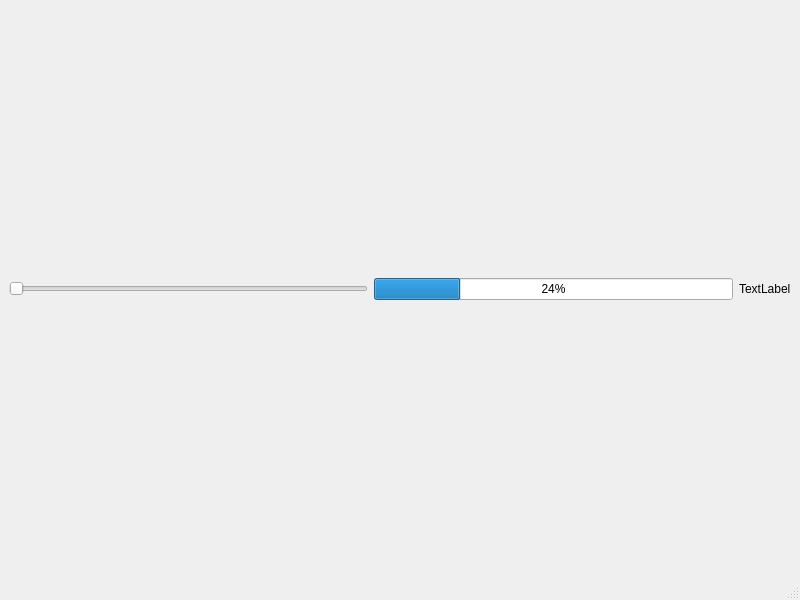
<?xml version="1.0" encoding="UTF-8"?>
<ui version="4.0">
 <class>MainWindow</class>
 <widget class="QMainWindow" name="MainWindow">
  <property name="geometry">
   <rect>
    <x>0</x>
    <y>0</y>
    <width>800</width>
    <height>600</height>
   </rect>
  </property>
  <property name="windowTitle">
   <string>MainWindow</string>
  </property>
  <widget class="QWidget" name="centralwidget">
   <layout class="QHBoxLayout" name="horizontalLayout">
    <item>
     <widget class="QSlider" name="horizontalSlider">
      <property name="orientation">
       <enum>Qt::Horizontal</enum>
      </property>
     </widget>
    </item>
    <item>
     <widget class="QProgressBar" name="progressBar">
      <property name="value">
       <number>24</number>
      </property>
     </widget>
    </item>
    <item>
     <widget class="QLabel" name="label">
      <property name="text">
       <string>TextLabel</string>
      </property>
     </widget>
    </item>
   </layout>
  </widget>
  <widget class="QMenuBar" name="menubar">
   <property name="geometry">
    <rect>
     <x>0</x>
     <y>0</y>
     <width>800</width>
     <height>22</height>
    </rect>
   </property>
  </widget>
  <widget class="QStatusBar" name="statusbar"/>
 </widget>
 <resources/>
 <connections/>
</ui>
